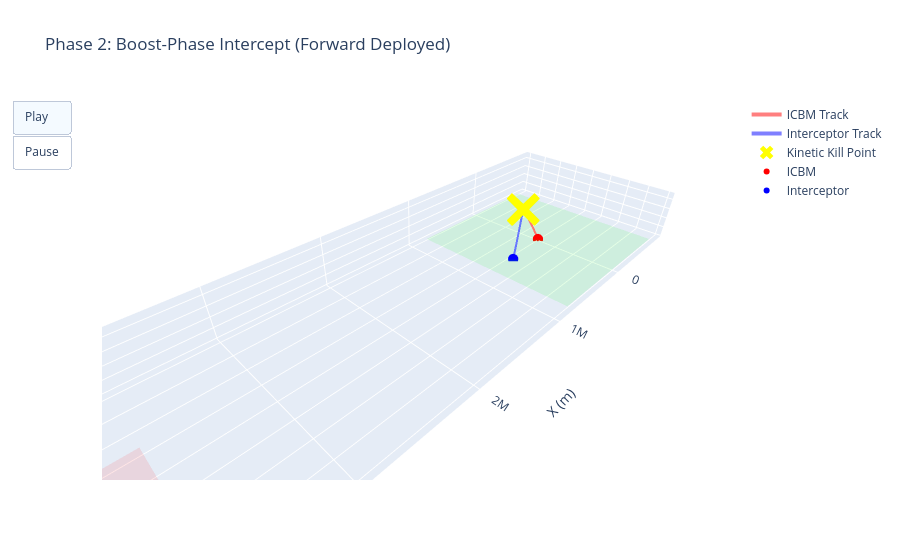

Write notebook code for a chart like this one.
### Code cell
# --- 6. 3D Plotting ---
s1_min, s1_max = -800000, 800000 
s2_center_x = 4000000 
s2_half_side = 250000

fig = go.Figure()

# Space 1 (Launch Area)
fig.add_trace(go.Mesh3d(x=[s1_min, s1_max, s1_max, s1_min], y=[s1_min, s1_min, s1_max, s1_max], z=[0, 0, 0, 0], color='rgba(0, 255, 0, 0.1)', name='Space 1'))
# Space 2 (Target Area)
fig.add_trace(go.Mesh3d(x=[s2_center_x-s2_half_side, s2_center_x+s2_half_side, s2_center_x+s2_half_side, s2_center_x-s2_half_side], y=[-s2_half_side, -s2_half_side, s2_half_side, s2_half_side], z=[0, 0, 0, 0], color='rgba(255, 0, 0, 0.1)', name='Space 2'))

# Trajectories
fig.add_trace(go.Scatter3d(x=target_path[:,0], y=target_path[:,1], z=target_path[:,2], mode='lines', line=dict(color='rgba(255,0,0,0.5)', width=4), name='ICBM Track'))
fig.add_trace(go.Scatter3d(x=interceptor_path[:,0], y=interceptor_path[:,1], z=interceptor_path[:,2], mode='lines', line=dict(color='rgba(0,0,255,0.5)', width=4), name='Interceptor Track'))

# Detonation Point
if hit_registered or precise_miss_dist <= 500.0:
    fig.add_trace(go.Scatter3d(x=[interception_coords[0]], y=[interception_coords[1]], z=[interception_coords[2]], mode='markers', marker=dict(size=12, color='yellow', symbol='x'), name='Kinetic Kill Point'))

# Animated Markers
base_traces = len(fig.data)
target_idx = base_traces
interceptor_idx = base_traces + 1

fig.add_trace(go.Scatter3d(x=[target_path[0,0]], y=[target_path[0,1]], z=[target_path[0,2]], mode='markers', marker=dict(size=6, color='red'), name='ICBM'))
fig.add_trace(go.Scatter3d(x=[interceptor_path[0,0]], y=[interceptor_path[0,1]], z=[interceptor_path[0,2]], mode='markers', marker=dict(size=6, color='blue'), name='Interceptor'))

frame_skip = max(1, int(actual_steps / 60)) # Dynamic frame skip for smooth animation
frames = []
for k in range(0, actual_steps, frame_skip):
    frames.append(go.Frame(
        data=[
            go.Scatter3d(x=[target_path[k,0]], y=[target_path[k,1]], z=[target_path[k,2]]),
            go.Scatter3d(x=[interceptor_path[k,0]], y=[interceptor_path[k,1]], z=[interceptor_path[k,2]])
        ],
        traces=[target_idx, interceptor_idx],
        name=f'frame_{k}'
    ))
# Add the final frame to ensure the hit is shown
frames.append(go.Frame(data=[go.Scatter3d(x=[target_path[-1,0]], y=[target_path[-1,1]], z=[target_path[-1,2]]), go.Scatter3d(x=[interceptor_path[-1,0]], y=[interceptor_path[-1,1]], z=[interceptor_path[-1,2]])], traces=[target_idx, interceptor_idx], name='frame_final'))
fig.frames = frames

fig.update_layout(
    title='Phase 2: Boost-Phase Intercept (Forward Deployed)',
    scene=dict(
        xaxis_title='X (m)', yaxis_title='Y (m)', zaxis_title='Altitude (m)',
        aspectmode='data'
    ),
    updatemenus=[dict(type="buttons", buttons=[dict(label="Play", method="animate", args=[None, dict(frame=dict(duration=20, redraw=True), fromcurrent=True)]), dict(label="Pause", method="animate", args=[[None], dict(frame=dict(duration=0, redraw=False), mode="immediate")])])]
)

fig.show()

### Figure 1 — Plotly figure (JSON) as saved in the notebook; plotly's stock layout.template omitted (floating-point values rounded to 4 significant figures; data arrays with more than 128 entries replaced by an {"elided": "..."} marker saying what was removed)
{"data": [{"color": "rgba(0, 255, 0, 0.1)", "name": "Space 1", "type": "mesh3d", "x": [-800000, 800000, 800000, -800000], "y": [-800000, -800000, 800000, 800000], "z": [0, 0, 0, 0]}, {"color": "rgba(255, 0, 0, 0.1)", "name": "Space 2", "type": "mesh3d", "x": [3750000, 4250000, 4250000, 3750000], "y": [-250000, -250000, 250000, 250000], "z": [0, 0, 0, 0]}, {"line": {"color": "rgba(255,0,0,0.5)", "width": 4}, "mode": "lines", "name": "ICBM Track", "type": "scatter3d", "x": {"elided": "192 int values"}, "y": {"elided": "192 int values"}, "z": {"elided": "192 float values"}}, {"line": {"color": "rgba(0,0,255,0.5)", "width": 4}, "mode": "lines", "name": "Interceptor Track", "type": "scatter3d", "x": {"elided": "192 float values"}, "y": {"elided": "192 float values"}, "z": {"elided": "192 float values"}}, {"marker": {"color": "yellow", "size": 12, "symbol": "x"}, "mode": "markers", "name": "Kinetic Kill Point", "type": "scatter3d", "x": [362900], "y": [0], "z": [451900.0]}, {"marker": {"color": "red", "size": 6}, "mode": "markers", "name": "ICBM", "type": "scatter3d", "x": [0], "y": [0], "z": [0]}, {"marker": {"color": "blue", "size": 6}, "mode": "markers", "name": "Interceptor", "type": "scatter3d", "x": [500000], "y": [50000], "z": [0]}], "layout": {"scene": {"aspectmode": "data", "xaxis": {"title": {"text": "X (m)"}}, "yaxis": {"title": {"text": "Y (m)"}}, "zaxis": {"title": {"text": "Altitude (m)"}}}, "title": {"text": "Phase 2: Boost-Phase Intercept (Forward Deployed)"}, "updatemenus": [{"buttons": [{"args": [null, {"frame": {"duration": 20, "redraw": true}, "fromcurrent": true}], "label": "Play", "method": "animate"}, {"args": [[null], {"frame": {"duration": 0, "redraw": false}, "mode": "immediate"}], "label": "Pause", "method": "animate"}], "type": "buttons"}]}}
